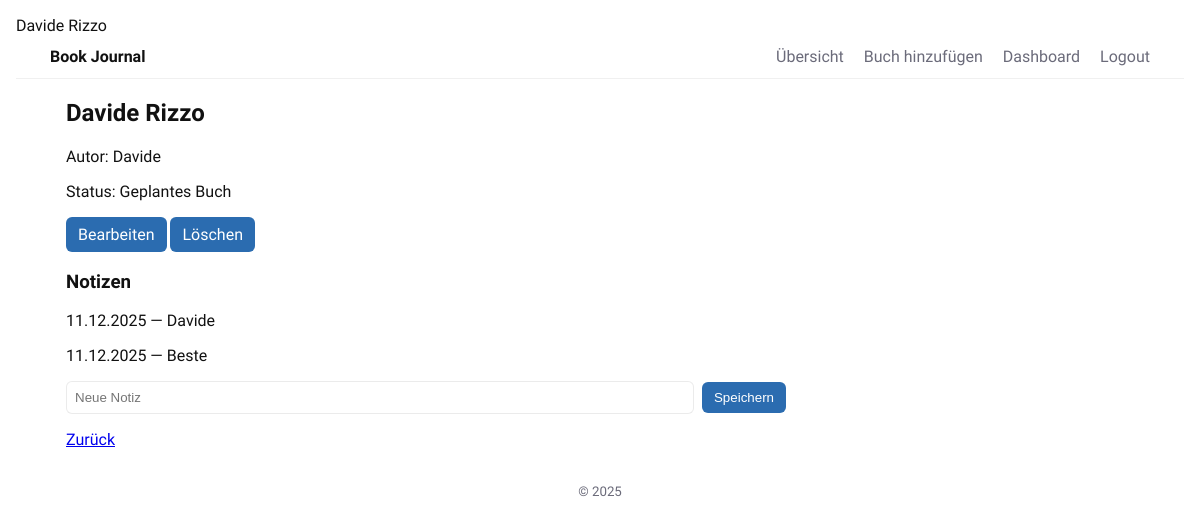
The page /book/3 (signed in) on the database its author committed.
### Main.py (models this page shows)
class Book(Base):
    __tablename__ = "books"                                                                         # Name der Tabelle in der Datenbank: "books"
    id = Column(Integer, primary_key=True)                                                          # Primärschlüssel: Eindeutige ID für jedes Buch
    title = Column(String, nullable=False)                                                          # Titel des Buches
    author = Column(String)                                                                         # Autor des Buches
    status = Column(String, default="Geplantes Buch")                                               # Status des Buches
    user_id = Column(Integer, ForeignKey("users.id"), nullable=False)                               # ID des zugehörigen Users
    notes = relationship("Note", back_populates="book", cascade="all, delete")                      # Beziehung zu Notizen, wenn Buch gelöscht wird, werden auch alle Notizen gelöscht
    user = relationship("User", back_populates="books")                                             # Beziehung: Ein Buch gehört genau einem User

class Note(Base):
    __tablename__ = "notes"                                                                         # Name der Tabelle in der Datenbank: "notes"
    id = Column(Integer, primary_key=True)                                                          # Primärschlüssel: Eindeutige ID für jede Notiz
    book_id = Column(Integer, ForeignKey("books.id"))                                               # ID des zugehörigen Buches
    text = Column(String, nullable=False)                                                           # Text der Notiz
    created_at = Column(DateTime, default=datetime.utcnow)                                          # Erstellungsdatum der Notiz
    book = relationship("Book", back_populates="notes")                                             # Beziehung: Eine Notiz gehört genau einem Buch

### Main.py (the view, shortened to what this page needs)
@app.route('/book/<int:book_id>', methods=['GET', 'POST'])
def book_detail(book_id):
    if not session.get('user_id'):
        return redirect(url_for('login'))
    book = get_book(book_id, session['user_id'])                                 # Das Buch des aktuellen Users anhand der Buch-ID abrufen
    if not book:                                                                 # Prüfen, ob das Buch existiert
        return "Buch nicht gefunden", 404                                        # Fehler 404, falls das Buch nicht existiert oder nicht zum User gehört
    return render_template('book.html', book=book)                              # Rendern der Buchdetailseite mit den Buchdaten

### Main.py (called while the page is built)
def get_book(book_id, user_id):
    return db_session.query(Book).filter(Book.id == book_id, Book.user_id == user_id).first()       # Abrufen eines bestimmten Buches eines bestimmten Users

### templates/book.html (shortened to what this page needs)
{% extends "base.html" %}
{% block content %}
  <article class="book-detail">
    <h1>{{ book.title }}</h1>
    <p class="meta">Autor: {{ book.author }}</p>
    <p class="status">Status: {{ book.status }}</p>
    <div class="book-actions">
      <a class="btn" href="{{ url_for('edit_book', book_id=book.id) }}">Bearbeiten</a>
      <a class="btn btn-delete" href="{{ url_for('delete_book', book_id=book.id) }}">Löschen</a>
    </div>
    <h3>Notizen</h3>
    <div class="notes">
    {% for note in book.notes %}
      <p>{{ note.created_at.strftime('%d.%m.%Y') }} — {{ note.text }}</p>
    {% else %}
      <!--
        Wird ausgeführt, wenn die For-Schleife LEER ist.
      -->
      <p>Keine Notizen.</p>
    {% endfor %}
    </div>
    <form method="post" class="note-form">
      <input type="text" name="note" placeholder="Neue Notiz" required>
      <button type="submit">Speichern</button>
    </form>
    <p><a href="{{ url_for('index') }}">Zurück</a></p>
  </article>
{% endblock %}

### static/style.css (style rules this page uses)
:root { --bg: #ffffff; --fg: #111; --muted: #6b6b7a; --card: #fff; --radius: 10px; --gap: 1rem; --shadow: 0 6px 18px rgba(0,0,0,0.06); --accent: #2b6cb0; --font: 'Work Sans', system-ui, -apple-system, "Segoe UI", Roboto, "Helvetica Neue", Arial; font-size:16px; }
* { box-sizing:border-box }
body { margin:0; font-family:var(--font); background:var(--bg); color:var(--fg); -webkit-font-smoothing:antialiased; -moz-osx-font-smoothing:grayscale; padding:1rem; }
.book-detail { max-width:720px }
.note-form { display:flex;gap:0.5rem;align-items:center;margin-top:0.5rem }
.note-form input { flex:1;padding:8px;border-radius:6px;border:1px solid rgba(0,0,0,0.08) }
.note-form button { background:var(--accent);color:#fff;border:none;padding:8px 12px;border-radius:6px;cursor:pointer }
.btn { background:var(--accent);color:#fff;border:none;padding:8px 12px;border-radius:6px;cursor:pointer;text-decoration:none;display:inline-block }

### rows shown on the page
Book: title "Davide Rizzo", author "Davide", status "Geplantes Buch"
Note: created_at "11.12.2025", text "Davide"
Note: created_at "11.12.2025", text "Beste"
